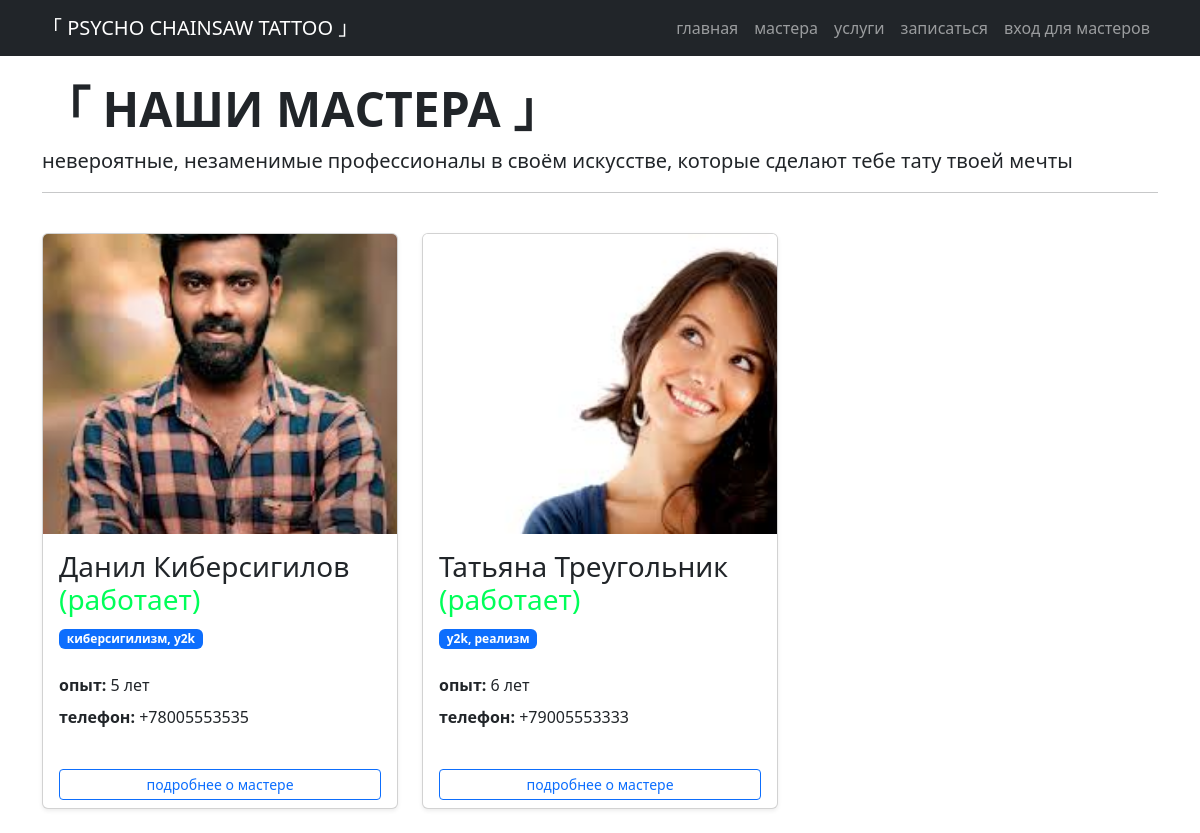
/masters/, run on an earlier commit of the app's database.
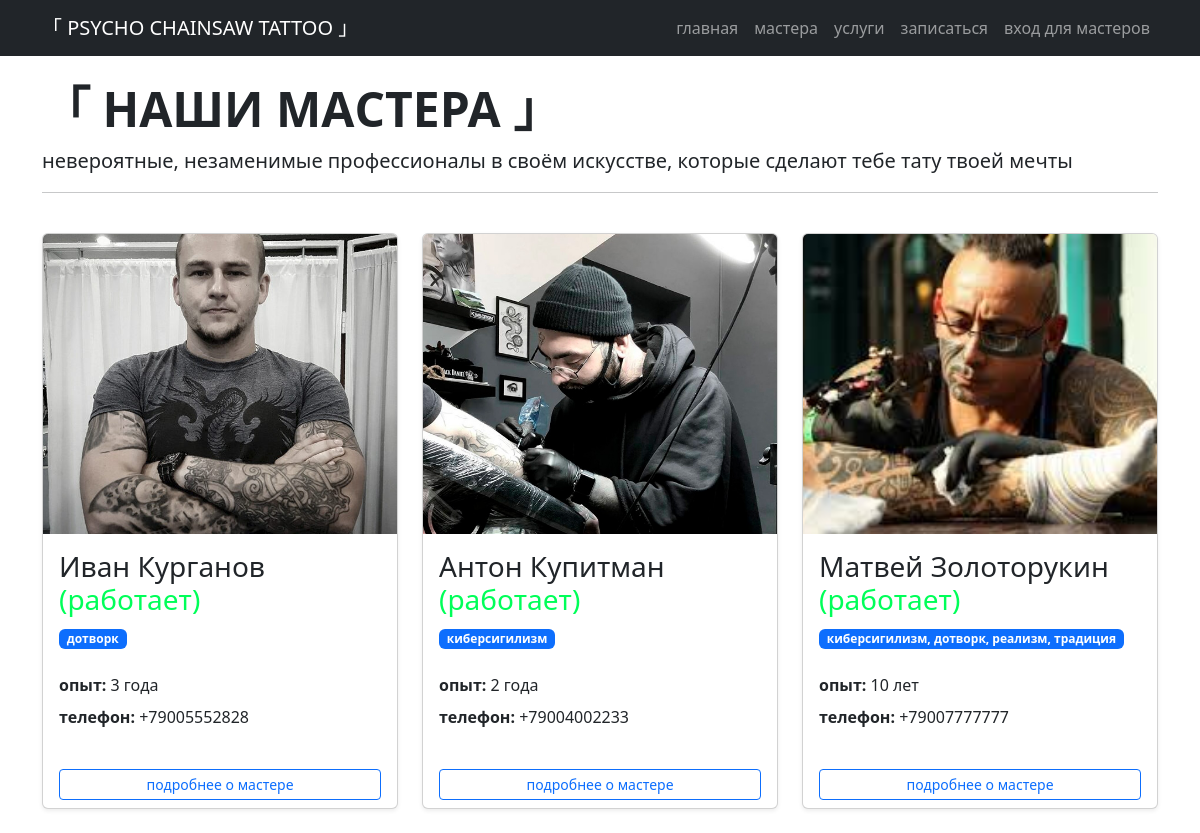
And on a later commit of the database.
### main/models.py (models this page shows, shortened)
class Master(models.Model):
    user = models.OneToOneField(User, on_delete=models.CASCADE, verbose_name="Пользователь", null=True, blank=True)
    name = models.CharField("Имя", max_length=100)
    specialty = models.CharField("Специализация", max_length=200, help_text="Например: традиция, реализм, киберсигилизм")
    experience = models.PositiveIntegerField("Опыт (лет)", default=1)
    phone = models.CharField("Телефон", max_length=20)
    photo = models.ImageField("Фото", upload_to='masters/', null=True, blank=True)
    is_active = models.BooleanField("Работает в салоне", default=True)
    def current_vacation(self):
        today = datetime.now()
        return self.vacations.filter(
            start_date__lte=today,
            end_date__gte=today
        ).first()
    def is_on_vacation(self):
        return self.current_vacation() is not None
    class Meta:
        verbose_name = "Мастер"
        verbose_name_plural = "Мастера"

### main/views.py (the view)
# urls.py: path('masters/', views.masters_list, name='masters'),
def masters_list(request):
    masters = Master.objects.all()
    return render(request, 'main/masters.html', {'masters': masters})

### accounts/templatetags/ru_plural.py (called while the page is built)
@register.filter
def ru_plural(value, arg):
    args = arg.split(',')
    number = abs(int(value))
    if number % 10 == 1 and number % 100 != 11:
        return args[0]
    elif number % 10 >= 2 and number % 10 <= 4 and (number % 100 < 10 or number % 100 >= 20):
        return args[1]
    else:
        return args[2]

### templates/main/masters.html (shortened to what this page needs)
{% extends 'base.html' %}
{% load static %}
{% block content %}
<div class="row mb-4">
    <div class="col-12">
        <h1 class="display-5 fw-bold">「 НАШИ МАСТЕРА 」</h1>
        <p class="lead">невероятные, незаменимые профессионалы в своём искусстве, которые сделают тебе тату твоей мечты</p>
        <hr>
    </div>
</div>
<div class="row">
    {% for master in masters %}
        {% if master.is_active %}
            <div class="col-md-6 col-lg-4 mb-4">
                <div class="card h-100 shadow-sm">
                    {% if master.photo %}
                    <img src="{{ master.photo.url }}" class="card-img-top" alt="{{ master.name }}" style="height: 300px; object-fit: cover;">
                    {% else %}
                    <div class="bg-secondary text-white d-flex align-items-center justify-content-center" style="height: 300px;">
                        <span class="fs-1">НЕТ ФОТО</span>
                    </div>
                    {% endif %}
                    <div class="card-body">
                        {% if master.is_on_vacation %}
                            <h3 class="card-title">{{ master.name }} <span style="color: rgb(220, 184, 5);">(в отпуске до {{ master.vacation_until|date:"d.m.Y" }})</span></h3>
                        {% else %}
                            <h3 class="card-title">{{ master.name }} <span style="color: rgb(0, 255, 89);">(работает)</span></h3>
                        {% endif %}
                            <p class="badge bg-primary mb-2">{{ master.specialty }}</p>
                            <ul class="list-unstyled mt-3">
                                <li class="mb-2">
                                    {% load ru_plural %}
                                    <strong>опыт:</strong> {{ master.experience }} {{ master.experience|ru_plural:"год,года,лет" }}
                                </li>
                                <li class="mb-2">
                                    <strong>телефон:</strong> {{ master.phone }}
                                </li>
                            </ul>
                    </div>
                    <div class="card-footer bg-transparent border-top-0">
                        <div class="d-flex justify-content-between align-items-center">
                            <a href="{% url 'master_detail' master.id %}" class="btn btn-outline-primary btn-sm w-100">
                                подробнее о мастере
                            </a>
                        </div>
                    </div>
                </div>
            </div>
        {% endif %}
    {% empty %}
    <div class="col-12">
        <div class="alert alert-info">
            пока нет зарегистрированных мастеров
        </div>
    </div>
    {% endfor %}
</div>
{% endblock %}

### templates/base.html (shortened to what this page needs)
<!DOCTYPE html>
<html lang="ru">
<head>
    <link href="https://cdn.jsdelivr.net/npm/bootstrap@5.3.0/dist/css/bootstrap.min.css" rel="stylesheet">
</head>
<body>
    <nav class="navbar navbar-expand-lg navbar-dark bg-dark">
        <div class="container">
            <a class="navbar-brand" href="{% url 'index' %}">「 PSYCHO CHAINSAW TATTOO 」</a>
            <div class="collapse navbar-collapse" id="navbarNav">
                <ul class="navbar-nav ms-auto">
                    <li class="nav-item"><a class="nav-link" href="{% url 'index' %}">главная</a></li>
                    <li class="nav-item"><a class="nav-link" href="{% url 'masters' %}">мастера</a></li>
                    <li class="nav-item"><a class="nav-link" href="{% url 'services' %}">услуги</a></li>
                    <li class="nav-item"><a class="nav-link" href="{% url 'book_appointment' %}">записаться</a></li>
                    {% if user.is_authenticated %}
                        <li class="nav-item"><a class="nav-link" href="{% url 'master_dashboard' %}">личный кабинет</a></li>
                        {% if user.is_superuser %}
                            <li class="nav-item"><a class="nav-link text-warning" href="/admin/">админка</a></li>
                            <li class="nav-item"><a class="nav-link text-info" href="{% url 'admin_create_master' %}">создать мастера</a></li>
                        {% endif %}
                        <li class="nav-item"><a class="nav-link text-danger" href="{% url 'logout' %}">выйти</a></li>
                    {% else %}
                        <li class="nav-item"><a class="nav-link" href="{% url 'login' %}">вход для мастеров</a></li>
                    {% endif %}
                </ul>
            </div>
        </div>
    </nav>
    <div class="container mt-4">
        {% block content %}
        {% endblock %}
    </div>
</body>
</html>

What changed in the data, as far as the page shows it:
removed Master: photo (picture), name "Данил Киберсигилов", specialty "киберсигилизм, y2k", experience "5", experience|ru_plural "лет", phone "+78005553535"
removed Master: photo (picture), name "Татьяна Треугольник", specialty "y2k, реализм", experience "6", experience|ru_plural "лет", phone "+79005553333"
added Master: photo (picture), name "Иван Курганов", specialty "дотворк", experience "3", experience|ru_plural "года", phone "+79005552828"
added Master: photo (picture), name "Антон Купитман", specialty "киберсигилизм", experience "2", experience|ru_plural "года", phone "+79004002233"
added Master: photo (picture), name "Матвей Золоторукин", specialty "киберсигилизм, дотворк, реализм, традиция", experience "10", experience|ru_plural "лет", phone "+79007777777"
